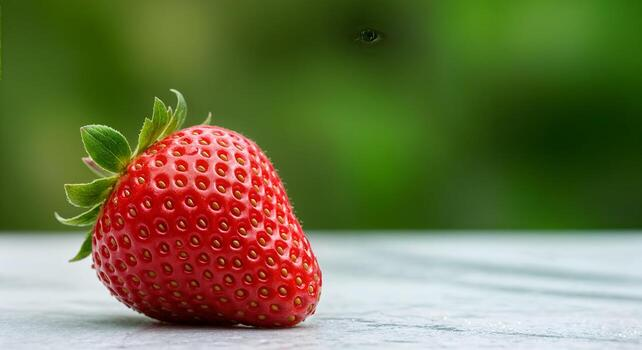
#> input picture data/test1.jpg, 642 x 350 px, found by its file name
$ python laplacian.py
#> lines starting #> are read from the running program, lines starting #| are printed output that depends on the picture
### Spatial_Filters/correlation.py
import numpy as np

def filter(img:np.ndarray, kernel:np.ndarray):
    h, w = img.shape
    kh, kw = kernel.shape

    assert kh % 2 == 1 and kw % 2 == 1, "Kernel invalid"

    ph, pw = kh // 2, kw // 2

    padded = np.pad(img, ((ph, ph), (pw, pw)), mode="reflect")
    output = np.zeros_like(img, dtype=np.float64)

    for i in range(h):
        for j in range(w):
            reg = padded[i:i + kh, j:j + kw]
            output[i, j] = np.sum(reg * kernel)

    output = np.clip(output, 0, 255)
    return output.astype(dtype=np.uint8)

img = np.array([
    [1, 2, 3],
    [4, 5, 6],
    [7, 8, 9]
])

kernel = np.array([
    [0, 1, 0],
    [1, -4, 1],
    [0, 1, 0]
])
# if convolution
# kernel = np.flip(kernel)
# print(filter(img, kernel))

### Spatial_Filters/Highpass/laplacian.py
import numpy as np
from math import comb
import cv2
import sys
sys.path.append(r"g:\\projects\\IPCV-Labs")
from Spatial_Filters.correlation import filter


def laplacian(diag:bool=False):
    # assert ks % 2 == 1, "Kernel size must be odd"
    if not bool:
        return np.array([[0, 1, 0], [1, -4, 1], [0, 1, 0]])
    return np.array([[1, 1, 1], [1, -8, 1], [1, 1, 1]])


img = cv2.imread("data/test1.jpg", cv2.IMREAD_GRAYSCALE)
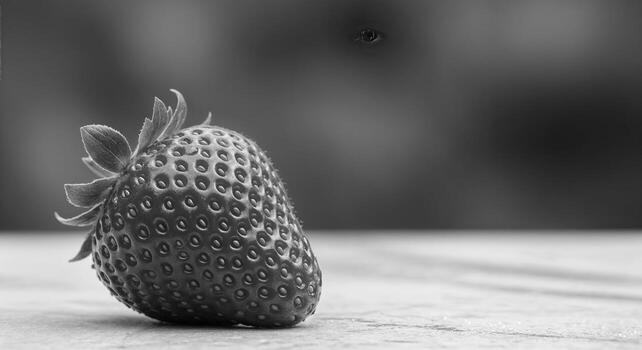
#> img: shape (350, 642); min 0, max 253, mean 110.1
kernel = laplacian(True)

result_img = filter(img, kernel)
#> after the loop in filter, `for i in range(h):`:
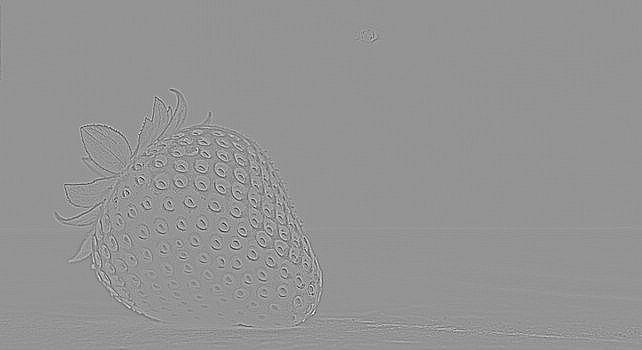
#> output: shape (350, 642) float64; min -853, max 614, mean 0; drawn with min black and max white
#> in filter, `output = np.clip(output, 0, 255)`:
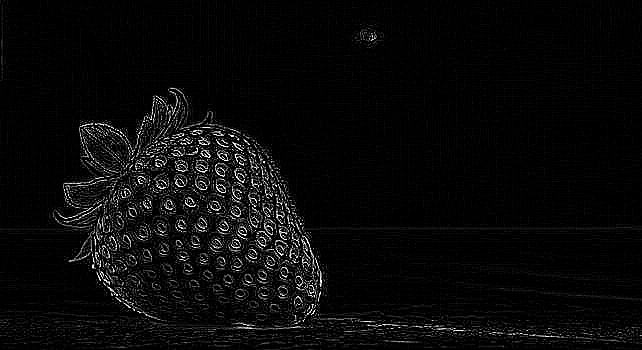
#> output: shape (350, 642) float64; min 0, max 255, mean 9.6

cv2.imshow("Original Image", img)
cv2.imshow("Prewitt", result_img)
cv2.waitKey(0)
cv2.destroyAllWindows()

$ run again, with data/test2.jpg copied over data/test1.jpg
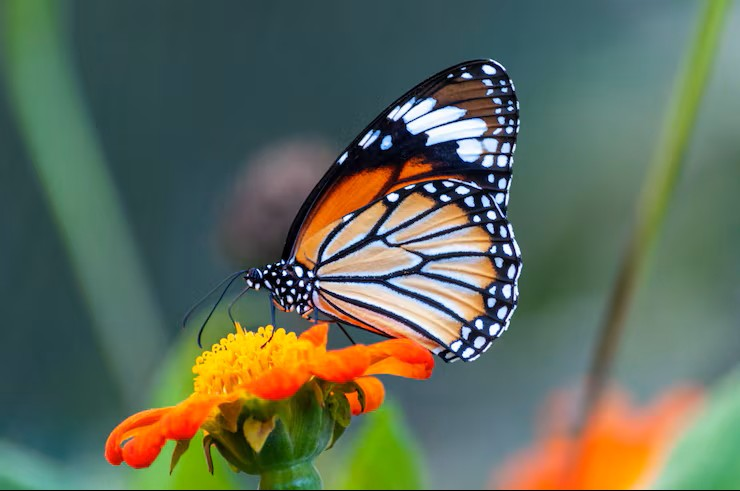
#> input picture data/test2.jpg, 740 x 491 px, found by its file name
#> after the loop in filter, `for i in range(h):`:
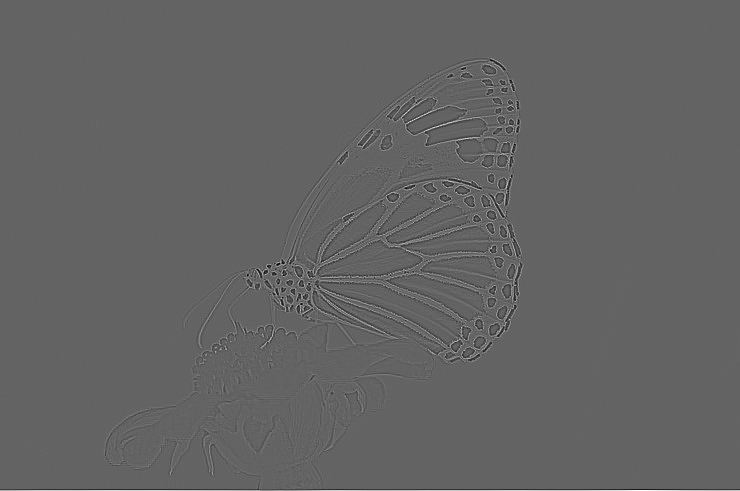
#> output: shape (491, 740) float64; min -815, max 1266, mean 0.8; drawn with min black and max white
#> in filter, `output = np.clip(output, 0, 255)`:
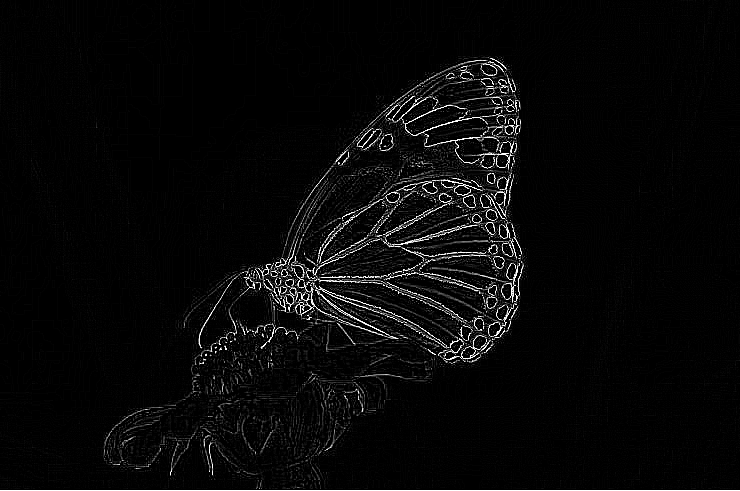
#> output: shape (491, 740) float64; min 0, max 255, mean 8.8
